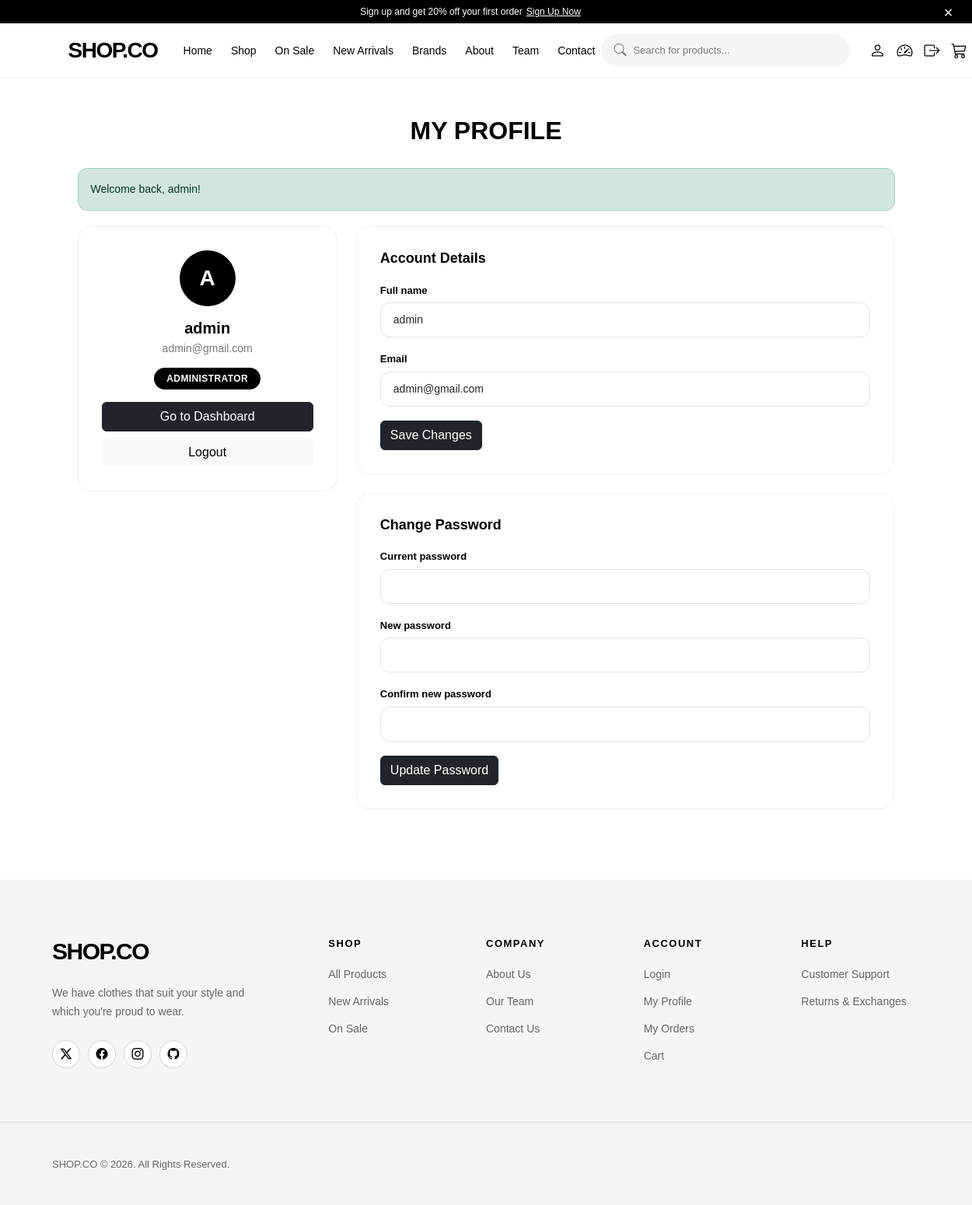
Screenshot of /pages/profile.php (signed in) with the database file from the repository.
### tables this page shows
CREATE TABLE `users` (
  `id` int(10) UNSIGNED NOT NULL,
  `full_name` varchar(100) NOT NULL,
  `email` varchar(150) NOT NULL,
  `password` varchar(255) NOT NULL,
  `role` enum('admin','customer') NOT NULL DEFAULT 'customer',
  `status` enum('active','inactive') NOT NULL DEFAULT 'active',
  `created_at` timestamp NOT NULL DEFAULT current_timestamp(),
  `updated_at` timestamp NOT NULL DEFAULT current_timestamp() ON UPDATE current_timestamp()
);

### shared/auth.php (called while the page is built, shortened)
<?php
require_once __DIR__ . '/../config/db.php';
function currentUser(): ?array
{
    global $pdo;
    static $user = null;
    static $loaded = false;
    if ($loaded) {
        return $user;
    }
    $loaded = true;
    $stmt = $pdo->prepare(
        'SELECT id, full_name, email, role, created_at
         FROM users
         WHERE id = ?
         LIMIT 1'
    );
    $stmt->execute([$_SESSION['user_id']]);
    $row = $stmt->fetch();
    return $user = $row;
}
function isLoggedIn(): bool
{
    return currentUser() !== null;
}
function requireLogin(string $basePath): void
{
    if (!isLoggedIn()) {
        $redirect = urlencode($_SERVER['REQUEST_URI'] ?? '');
        redirectTo(
            $basePath . '/auth/login.php?redirect=' . $redirect
        );
    }
}
function getFlash(): ?array
{
    $flash = $_SESSION['flash'];
    return $flash;
}

### pages/profile.php (the view, shortened to what this page needs)
<?php
require_once __DIR__ . '/../shared/auth.php';
$basePath  = '..';
requireLogin($basePath);
$user = currentUser();
?>
<!DOCTYPE html>
<html lang="en">
  <head>
    <link href="https://cdn.jsdelivr.net/npm/bootstrap@5.3.3/dist/css/bootstrap.min.css" rel="stylesheet" />
    <link rel="stylesheet" href="https://cdn.jsdelivr.net/npm/bootstrap-icons@1.11.3/font/bootstrap-icons.min.css" />
    <link rel="stylesheet" href="<?= htmlspecialchars($basePath) ?>/assets/css/style.css" />
  </head>
  <body>
    <?php require __DIR__ . '/../shared/header.php'; ?>
    <main>
      <section class="profile-section">
        <div class="container">
          <h1 class="section-title profile-heading">MY PROFILE</h1>
          <?php if ($flash = getFlash()): ?>
            <div class="alert alert-<?= $flash['type'] === 'success' ? 'success' : 'danger' ?>">
              <?= htmlspecialchars($flash['message']) ?>
            </div>
          <?php endif; ?>
          <div class="row g-4">
            <div class="col-12 col-lg-4">
              <div class="profile-card profile-summary">
                <div class="profile-avatar"><?= htmlspecialchars(mb_strtoupper(mb_substr($user['full_name'], 0, 1))) ?></div>
                <h2><?= htmlspecialchars($user['full_name']) ?></h2>
                <p class="profile-email"><?= htmlspecialchars($user['email']) ?></p>
                <span class="profile-role-badge profile-role-<?= htmlspecialchars($user['role']) ?>">
                  <?= $user['role'] === 'admin' ? 'Administrator' : 'Customer' ?>
                </span>
                <?php if ($user['role'] === 'admin'): ?>
                  <a href="<?= htmlspecialchars($basePath) ?>/dasboard/categories/index.php"
   class="btn btn-dark w-100 mt-3">
    Go to Dashboard
</a>
                <?php endif; ?>
                <a href="<?= htmlspecialchars($basePath) ?>/auth/logout.php" class="btn btn-light w-100 mt-2">Logout</a>
              </div>
            </div>
            <div class="col-12 col-lg-8">
              <div class="profile-card">
                <h3 class="profile-card-title">Account Details</h3>
                <form method="post" novalidate>
                  <div class="form-group">
                    <label for="name">Full name</label>
                    <input type="text" id="name" name="full_name" class="form-control" required
                           value="<?= htmlspecialchars($user['full_name']) ?>">
                  </div>
                  <div class="form-group">
                    <label for="email">Email</label>
                    <input type="email" id="email" name="email" class="form-control" required
                           value="<?= htmlspecialchars($user['email']) ?>">
                  </div>
                  <button type="submit" class="btn btn-dark">Save Changes</button>
                </form>
              </div>
              <div class="profile-card">
                <h3 class="profile-card-title">Change Password</h3>
                <form method="post" novalidate>
                  <div class="form-group">
                    <label for="current_password">Current password</label>
                    <input type="password" id="current_password" name="current_password" class="form-control" required>
                  </div>
                  <div class="form-group">
                    <label for="new_password">New password</label>
                    <input type="password" id="new_password" name="new_password" class="form-control" required minlength="8">
                  </div>
                  <div class="form-group">
                    <label for="confirm_password">Confirm new password</label>
                    <input type="password" id="confirm_password" name="confirm_password" class="form-control" required minlength="8">
                  </div>
                  <button type="submit" class="btn btn-dark">Update Password</button>
                </form>
              </div>
            </div>
          </div>
        </div>
      </section>
    </main>
    <?php require __DIR__ . '/../shared/footer.php'; ?>
  </body>
</html>

### assets/css/style.css (style rules this page uses)
* { box-sizing: border-box; }
body { margin: 0; font-family: Arial, sans-serif; color: #000; background: #fff; }
a { color: inherit; text-decoration: none; }
button, input, select { font-family: inherit; }
.section-title { margin-bottom: 40px; text-align: center; font-size: 32px; font-weight: 900; line-height: 1.1; }
.auth-card .form-group, .profile-card .form-group { margin-bottom: 18px; }
.auth-card label, .profile-card label { display: block; margin-bottom: 6px; font-size: 13px; font-weight: 600; }
.auth-card .form-control, .profile-card .form-control { padding: 11px 16px; border: 1px solid #e2e2e2; border-radius: 12px; font-size: 14px; }
.alert { margin-bottom: 20px; border-radius: 12px; font-size: 14px; }
.profile-section { padding: 50px 7% 90px; }
.profile-heading { margin-bottom: 30px; }
.profile-card { padding: 30px; margin-bottom: 24px; background: #fff; border: 1px solid #eee; border-radius: 18px; }
.profile-card:last-child { margin-bottom: 0; }
.profile-card-title { margin-bottom: 20px; font-size: 18px; font-weight: 700; }
.profile-summary { text-align: center; }
.profile-avatar { width: 72px; height: 72px; margin: 0 auto 16px; display: flex; align-items: center; justify-content: center; background: #000; border-radius: 50%; color: #fff; font-size: 28px; font-weight: 700; }
.profile-summary h2 { margin-bottom: 4px; font-size: 20px; font-weight: 700; }
.profile-email { margin-bottom: 14px; color: #777; font-size: 14px; word-break: break-word; }
.profile-role-badge { display: inline-block; padding: 5px 16px; border-radius: 20px; font-size: 12px; font-weight: 700; letter-spacing: 0.4px; text-transform: uppercase; }
.profile-role-admin { background: #000; color: #fff; }

### rows the page displays
users: full_name "A", full_name "admin", email "admin@gmail.com"

### other values shown
$flash['message'] "Welcome back, admin!"
